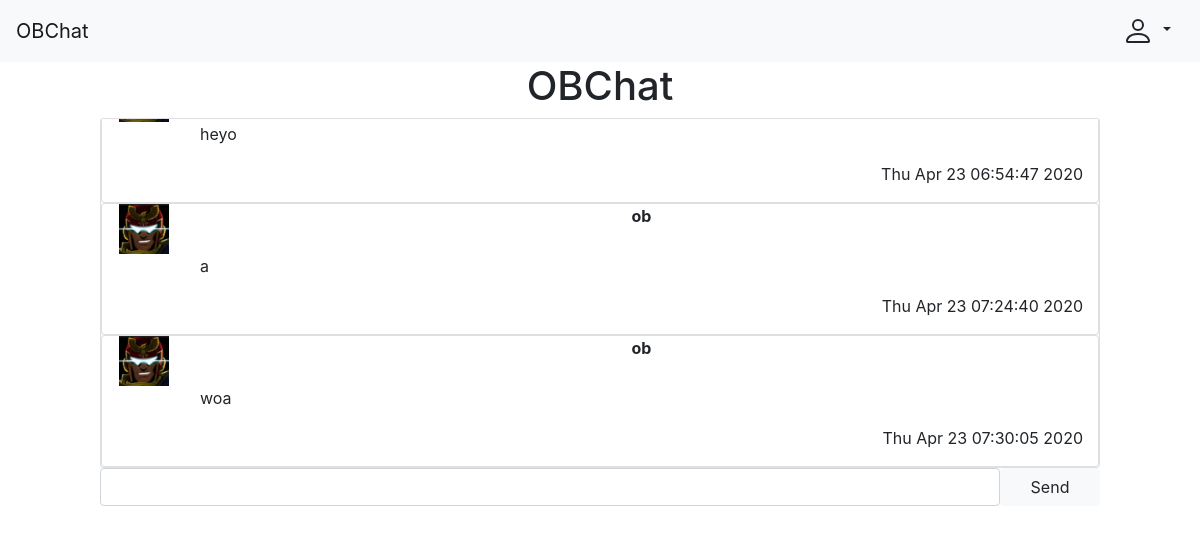
/OB/chat/obchat/, run on the app's committed database.
### OB/models.py (models this page shows, shortened)
class Room(Model):
    name = CharField(max_length=ROOM_NAME_MAX_LENGTH, default=0)
    display_name = CharField(max_length=ROOM_NAME_MAX_LENGTH, null=True)
    owner = ForeignKey(OBUser, on_delete=CASCADE, default=0, related_name="owned_room")
    timestamp = DateTimeField(auto_now_add=True)
    is_suspended = BooleanField(default=False)
    occupants = ManyToManyField(OBUser, related_name="occupied_room")

class Message(Model):
    message = TextField(max_length=MESSAGE_MAX_LENGTH)
    sender = ForeignKey(OBUser, on_delete=CASCADE, default=0, null=True)
    anon_username = CharField(
        max_length=ANON_USERNAME_MAX_LENGTH,
        default=None,
        null=True
    )
    room = ForeignKey(Room, on_delete=CASCADE, default=0)
    timestamp = DateTimeField(auto_now_add=True)
    is_edited = BooleanField(default=False)
    is_deleted = BooleanField(default=False)

class OBUser(AbstractUser):
    display_name = CharField(max_length=DISPLAY_NAME_MAX_LENGTH, null=True)
    birthday = DateField(null=True)
    is_anon = BooleanField(default=False)
    is_expelled = BooleanField(default=False)
    is_ob = BooleanField(default=False)

### OB/views/room.py (the view)
# urls.py: url(r"^chat/(?P<room_name>[-\w]+)/$", room, name="OB-room"),
def room(request, room_name):
    if request.method == "GET":
        room_object = try_get(Room, name=room_name)
        if room_object:
            room_name_json = mark_safe(json.dumps(room_name))
            message_objects = Message.objects.filter(room=room_object)
            messages_timestrings = [(message, get_datetime_string(message.timestamp))\
                                    for message in message_objects]
            template = "OB/room.html"
            context = {
                "room_name": room_object.display_name,
                "room_name_json": room_name_json,
                "messages": messages_timestrings
            }
        else:
            template = "OB/not_room.html"
            context = {"room_name": room_name}
        return render(request, template, context)
    return HttpResponse()

### OB/utilities/database.py (called while the page is built)
def try_get(model, **kwargs):
    try:
        return model.objects.get(**kwargs)
    except model.DoesNotExist:
        return None

### OB/utilities/format.py (called while the page is built)
def get_datetime_string(date_time):
    return date_time.strftime("%c")

### OB/templates/OB/room.html (shortened to what this page needs)
{% extends "OB/base.html" %}
{% block head %}
  {% load static %}
{% endblock %}
{% block body %}
  <div class="row">
    <div class="mx-auto text-center">
      <h1>{{ room_name }}</h1>
      <div class="card log-card" id="log">
        {% if messages %}
          {% for message, timestring in messages %}
            <div class="card">
              <div class="container">
                <div class="row">
                  <div class="col-1">
                    <img class="user-icon" src="{% static "favicon.ico" %}" alt="user">
                  </div>
                  <div class="col">
                    <strong>
                      {% if message.sender.OBUser.display_name %}
                        {{ message.sender.OBUser.display_name }}
                      {% else %}
                        {{ message.sender.username }}
                      {% endif %}
                    </strong>
                  </div>
                </div>
                <div class="row">
                  <div class="col-1"></div>
                  <div class="col">
                    <div style="display: table-cell;">
                      <p>{{ message.message }}</p>
                    </div>
                  </div>
                </div>
                <p class="timestamp">
                  {{ timestring }}
                </p>
              </div>
            </div>
          {% endfor %}
        {% else %}
          No messages yet. First one gets a prize!
        {% endif%}
      </div>
      <input class="form-control message-input" id="input" type="text" size="100"/>
      <input class="btn btn-light send-button" id="submit" type="button" value="Send"/>
    </div>
  </div>
{% endblock %}

### OB/templates/OB/room.html (style rules this page uses)
.log-card { min-height: 350px; max-height: 350px; max-width: 1000px; min-width: 1000px; overflow: auto; }
.message-input { min-width: 900px; max-width: 900px; overflow: auto; float: left; }
.send-button { max-width: 100px; min-width: 100px; }

### data on the page
Room: display_name "OBChat"
Message: message "heyo", timestring "Thu Apr 23 06:54:47 2020"
Message: sender.username "ob", message "a", timestring "Thu Apr 23 07:24:40 2020"
Message: sender.username "ob", message "woa", timestring "Thu Apr 23 07:30:05 2020"
